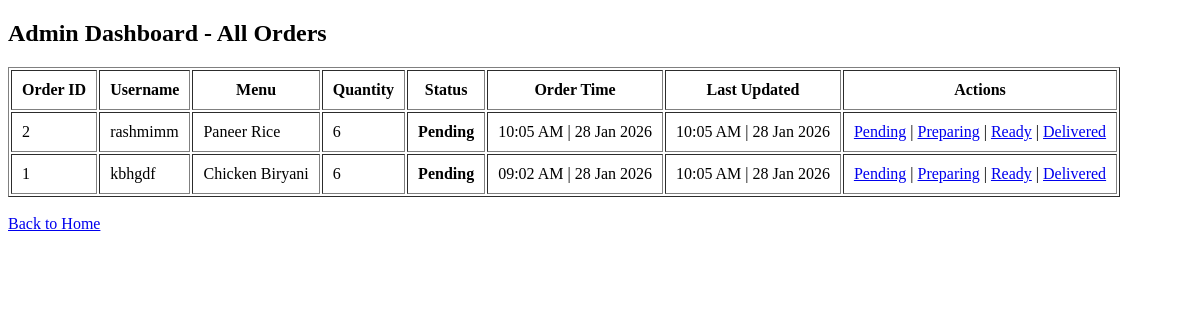
/admin, run on an earlier commit of the app's database.
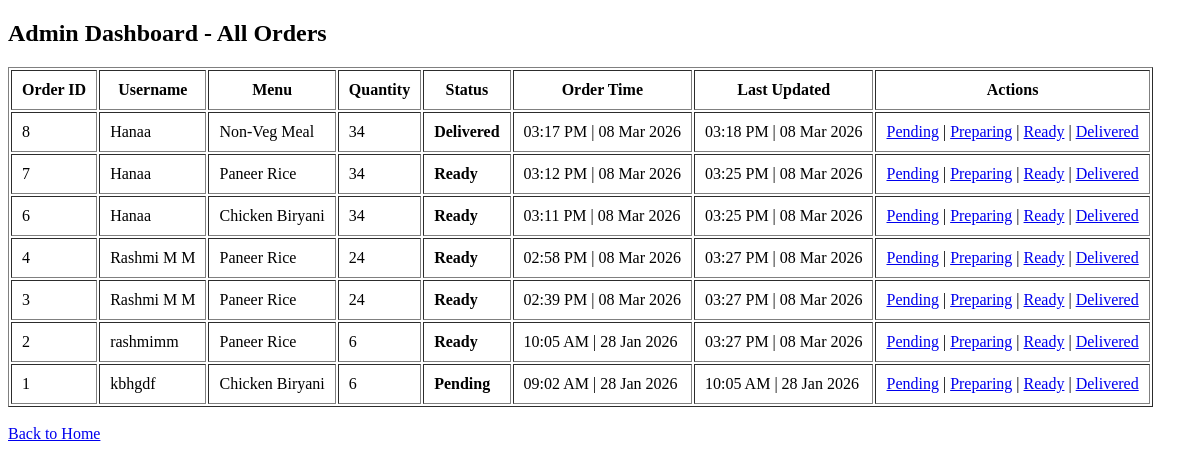
And on a later commit of the database.
### tables this page shows
CREATE TABLE orders (
            id INTEGER PRIMARY KEY AUTOINCREMENT,
            username TEXT NOT NULL,
            menu TEXT NOT NULL,
            quantity INTEGER NOT NULL,
            time TEXT NOT NULL,
            status TEXT NOT NULL,
            status_time TEXT NOT NULL
        );

### app.py (the view)
@app.route("/admin")
def admin():
    conn = get_db_connection()
    orders = conn.execute('SELECT * FROM orders ORDER BY id DESC').fetchall()
    conn.close()
    return render_template("admin.html", orders=orders)

### app.py (called while the page is built)
def get_db_connection():
    conn = sqlite3.connect(DATABASE)
    conn.row_factory = sqlite3.Row  # Return rows as dictionaries
    return conn

### templates/admin.html (shortened to what this page needs)
<!DOCTYPE html>
<html>
<head>
</head>
<body>
  <h2>Admin Dashboard - All Orders</h2>
  {% if orders %}
    <table border="1" cellpadding="10">
      <tr>
        <th>Order ID</th>
        <th>Username</th>
        <th>Menu</th>
        <th>Quantity</th>
        <th>Status</th>
        <th>Order Time</th>
        <th>Last Updated</th>
        <th>Actions</th>
      </tr>
      {% for order in orders %}
        <tr>
          <td>{{ order.id }}</td>
          <td>{{ order.username }}</td>
          <td>{{ order.menu }}</td>
          <td>{{ order.quantity }}</td>
          <td><strong>{{ order.status }}</strong></td>
          <td>{{ order.time }}</td>
          <td>{{ order.status_time }}</td>
          <td>
            <a href="{{ url_for('update_status', order_id=order.id, status='Pending') }}">Pending</a> |
            <a href="{{ url_for('update_status', order_id=order.id, status='Preparing') }}">Preparing</a> |
            <a href="{{ url_for('update_status', order_id=order.id, status='Ready') }}">Ready</a> |
            <a href="{{ url_for('update_status', order_id=order.id, status='Delivered') }}">Delivered</a>
          </td>
        </tr>
      {% endfor %}
    </table>
  {% else %}
    <p>No orders yet.</p>
  {% endif %}
  <br>
  <a href="/">Back to Home</a>
</body>
</html>

What changed in the data, as far as the page shows it:
added orders: id "8", username "Hanaa", menu "Non-Veg Meal", quantity "34", status "Delivered", time "03:17 PM | 08 Mar 2026", status_time "03:18 PM | 08 Mar 2026"
added orders: id "7", username "Hanaa", menu "Paneer Rice", quantity "34", status "Ready", time "03:12 PM | 08 Mar 2026", status_time "03:25 PM | 08 Mar 2026"
added orders: id "6", username "Hanaa", menu "Chicken Biryani", quantity "34", status "Ready", time "03:11 PM | 08 Mar 2026", status_time "03:25 PM | 08 Mar 2026"
added orders: id "4", username "Rashmi M M", menu "Paneer Rice", quantity "24", status "Ready", time "02:58 PM | 08 Mar 2026", status_time "03:27 PM | 08 Mar 2026"
added orders: id "3", username "Rashmi M M", menu "Paneer Rice", quantity "24", status "Ready", time "02:39 PM | 08 Mar 2026", status_time "03:27 PM | 08 Mar 2026"
changed orders "rashmimm": status "Pending" → "Ready"; status_time "10:05 AM | 28 Jan 2026" → "03:27 PM | 08 Mar 2026"
